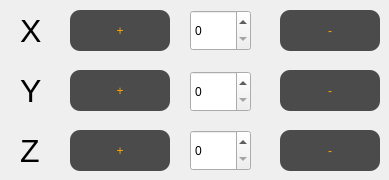
    <widget class="QWidget" name="tab_3">
     <attribute name="title">
      <string>Rotate</string>
     </attribute>
     <widget class="QLabel" name="label_15">
      <property name="geometry">
       <rect>
        <x>20</x>
        <y>10</y>
        <width>51</width>
        <height>41</height>
       </rect>
      </property>
      <property name="font">
       <font>
        <pointsize>24</pointsize>
       </font>
      </property>
      <property name="text">
       <string>X</string>
      </property>
     </widget>
     <widget class="QLabel" name="label_16">
      <property name="geometry">
       <rect>
        <x>20</x>
        <y>70</y>
        <width>51</width>
        <height>41</height>
       </rect>
      </property>
      <property name="font">
       <font>
        <pointsize>24</pointsize>
       </font>
      </property>
      <property name="text">
       <string>Y</string>
      </property>
     </widget>
     <widget class="QLabel" name="label_17">
      <property name="geometry">
       <rect>
        <x>20</x>
        <y>130</y>
        <width>51</width>
        <height>41</height>
       </rect>
      </property>
      <property name="font">
       <font>
        <pointsize>24</pointsize>
       </font>
      </property>
      <property name="text">
       <string>Z</string>
      </property>
     </widget>
     <widget class="QPushButton" name="ROTATE_X_MINUS">
      <property name="geometry">
       <rect>
        <x>280</x>
        <y>10</y>
        <width>100</width>
        <height>41</height>
       </rect>
      </property>
      <property name="styleSheet">
       <string notr="true">QPushButton{
	background-color: rgb(75, 75, 75);
	
	border-color: solid black;
	border-width: 1px;
	border-radius: 10px;
	color: orange; 
}

QPushButton:hover {
    background-color: rgb(90, 90, 90);
}

QPushButton:pressed {
    background-color: rgb(75, 75, 75);
}</string>
      </property>
      <property name="text">
       <string>-</string>
      </property>
     </widget>
     <widget class="QPushButton" name="ROTATE_X_PLUS">
      <property name="geometry">
       <rect>
        <x>70</x>
        <y>10</y>
        <width>100</width>
        <height>41</height>
       </rect>
      </property>
      <property name="styleSheet">
       <string notr="true">QPushButton{
	background-color: rgb(75, 75, 75);
	
	border-color: solid black;
	border-width: 1px;
	border-radius: 10px;
	color: orange; 
}

QPushButton:hover {
    background-color: rgb(90, 90, 90);
}

QPushButton:pressed {
    background-color: rgb(75, 75, 75);
}</string>
      </property>
      <property name="text">
       <string>+</string>
      </property>
     </widget>
     <widget class="QPushButton" name="ROTATE_Y_MINUS">
      <property name="geometry">
       <rect>
        <x>280</x>
        <y>70</y>
        <width>100</width>
        <height>41</height>
       </rect>
      </property>
      <property name="styleSheet">
       <string notr="true">QPushButton{
	background-color: rgb(75, 75, 75);
	
	border-color: solid black;
	border-width: 1px;
	border-radius: 10px;
	color: orange; 
}

QPushButton:hover {
    background-color: rgb(90, 90, 90);
}

QPushButton:pressed {
    background-color: rgb(75, 75, 75);
}</string>
      </property>
      <property name="text">
       <string>-</string>
      </property>
     </widget>
     <widget class="QPushButton" name="ROTATE_Y_PLUS">
      <property name="geometry">
       <rect>
        <x>70</x>
        <y>70</y>
        <width>100</width>
        <height>41</height>
       </rect>
      </property>
      <property name="styleSheet">
       <string notr="true">QPushButton{
	background-color: rgb(75, 75, 75);
	
	border-color: solid black;
	border-width: 1px;
	border-radius: 10px;
	color: orange; 
}

QPushButton:hover {
    background-color: rgb(90, 90, 90);
}

QPushButton:pressed {
    background-color: rgb(75, 75, 75);
}</string>
      </property>
      <property name="text">
       <string>+</string>
      </property>
     </widget>
     <widget class="QPushButton" name="ROTATE_Z_MINUS">
      <property name="geometry">
       <rect>
        <x>280</x>
        <y>130</y>
        <width>100</width>
        <height>41</height>
       </rect>
      </property>
      <property name="styleSheet">
       <string notr="true">QPushButton{
	background-color: rgb(75, 75, 75);
	
	border-color: solid black;
	border-width: 1px;
	border-radius: 10px;
	color: orange; 
}

QPushButton:hover {
    background-color: rgb(90, 90, 90);
}

QPushButton:pressed {
    background-color: rgb(75, 75, 75);
}</string>
      </property>
      <property name="text">
       <string>-</string>
      </property>
     </widget>
     <widget class="QPushButton" name="ROTATE_Z_PLUS">
      <property name="geometry">
       <rect>
        <x>70</x>
        <y>130</y>
        <width>100</width>
        <height>41</height>
       </rect>
      </property>
      <property name="styleSheet">
       <string notr="true">QPushButton{
	background-color: rgb(75, 75, 75);
	
	border-color: solid black;
	border-width: 1px;
	border-radius: 10px;
	color: orange; 
}

QPushButton:hover {
    background-color: rgb(90, 90, 90);
}

QPushButton:pressed {
    background-color: rgb(75, 75, 75);
}</string>
      </property>
      <property name="text">
       <string>+</string>
      </property>
     </widget>
     <widget class="QSpinBox" name="ROTATE_X_VALUE">
      <property name="geometry">
       <rect>
        <x>190</x>
        <y>10</y>
        <width>61</width>
        <height>41</height>
       </rect>
      </property>
      <property name="maximum">
       <number>360</number>
      </property>
     </widget>
     <widget class="QSpinBox" name="ROTATE_Y_VALUE">
      <property name="geometry">
       <rect>
        <x>190</x>
        <y>71</y>
        <width>61</width>
        <height>41</height>
       </rect>
      </property>
      <property name="maximum">
       <number>360</number>
      </property>
     </widget>
     <widget class="QSpinBox" name="ROTATE_Z_VALUE">
      <property name="geometry">
       <rect>
        <x>190</x>
        <y>130</y>
        <width>61</width>
        <height>41</height>
       </rect>
      </property>
      <property name="maximum">
       <number>360</number>
      </property>
     </widget>
    </widget>
